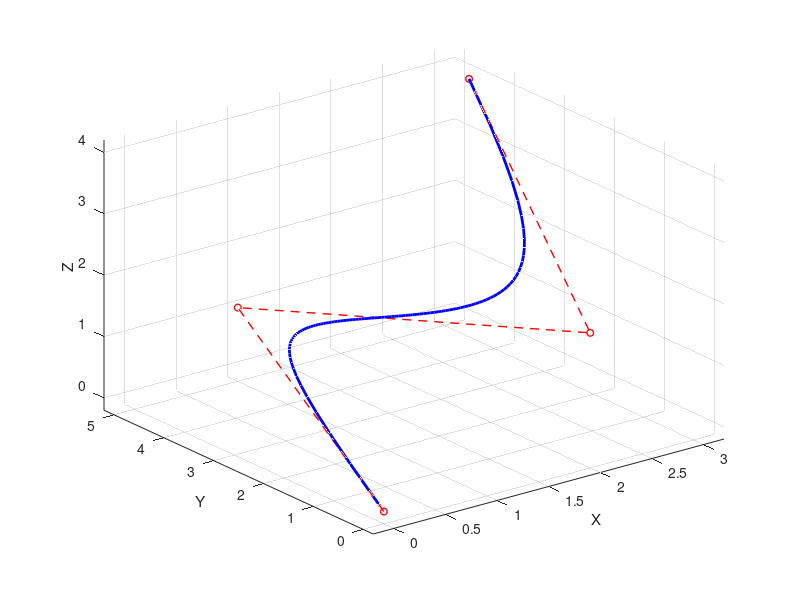

This chart was generated by the following MATLAB code:

m = 100;
u = 0:1/m:1;

P = [0, 1, 2, 3;
     0, 5, 0, 4.5;
     0, 1, 2, 4];

W = [1.0, 10.0, 7.0, 1.0];

[aux, n_puntos] = size(P);

sol = zeros(aux, m+1);

for k = 1:m+1

    Bold = zeros(n_puntos, 1);
    Bold(1) = 1;

    for j = 2:n_puntos
        Bnew = zeros(n_puntos, 1);
        for i = 1:j-1
            % B(i,j) = (1-u)*B(i,j-1) + u*B(i-1,j-1)
            Bnew(i) = Bnew(i) + (1 - u(k)) * Bold(i);
            Bnew(i+1) = Bnew(i+1) + u(k) * Bold(i);
        endfor
        Bold = Bnew;
    endfor

    %%%%%%%%%%%%%%%%%%%%%%%%%%%%%%%%%%%%
    % RACIONALIZACIÓN
    %%%%%%%%%%%%%%%%%%%%%%%%%%%%%%%%%%%%

    Numerator = zeros(aux, 1);
    Denominator = 0;

    for j = 1:n_puntos

        WeightedBasis = Bold(j) * W(j);
        Numerator = Numerator + WeightedBasis * P(:, j);
        Denominator = Denominator + WeightedBasis;
    endfor

    sol(:,k) = Numerator / Denominator;

endfor

%%%%%%%%%%%%%%%%%%%%%%%%%%%%%%%%%%%%
% PLOTEO Y AJUSTE DE EJES DINÁMICOS
%%%%%%%%%%%%%%%%%%%%%%%%%%%%%%%%%%%%

min_coords = min([P, sol], [], 2);
max_coords = max([P, sol], [], 2);

padding = 0.2;

min_X = min_coords(1) - padding;
max_X = max_coords(1) + padding;
min_Y = min_coords(2) - padding;
max_Y = max_coords(2) + padding;
min_Z = min_coords(3) - padding;
max_Z = max_coords(3) + padding;

figure
hold on

% Plotear el polígono de control (rojo discontinuo con círculos)
plot3(P(1,:), P(2,:), P(3,:), 'r--o', 'LineWidth', 1, 'MarkerSize', 5);

% Plotear la curva racional (azul sólido)
plot3(sol(1,:), sol(2,:), sol(3,:), 'b', 'LineWidth', 2);

% ** Establecer límites dinámicos **
xlim([min_X, max_X]);
ylim([min_Y, max_Y]);
zlim([min_Z, max_Z]);

xlabel('X');
ylabel('Y');
zlabel('Z');
grid on
view(3);
hold off

%%%%%%%%%%%%%%%%%%%%%%%%%%%%%%%%%%%%
% EXPORTACIÓN DE LA FIGURA
%%%%%%%%%%%%%%%%%%%%%%%%%%%%%%%%%%%%
print('curva_bezier_racional.svg', '-dsvg');
